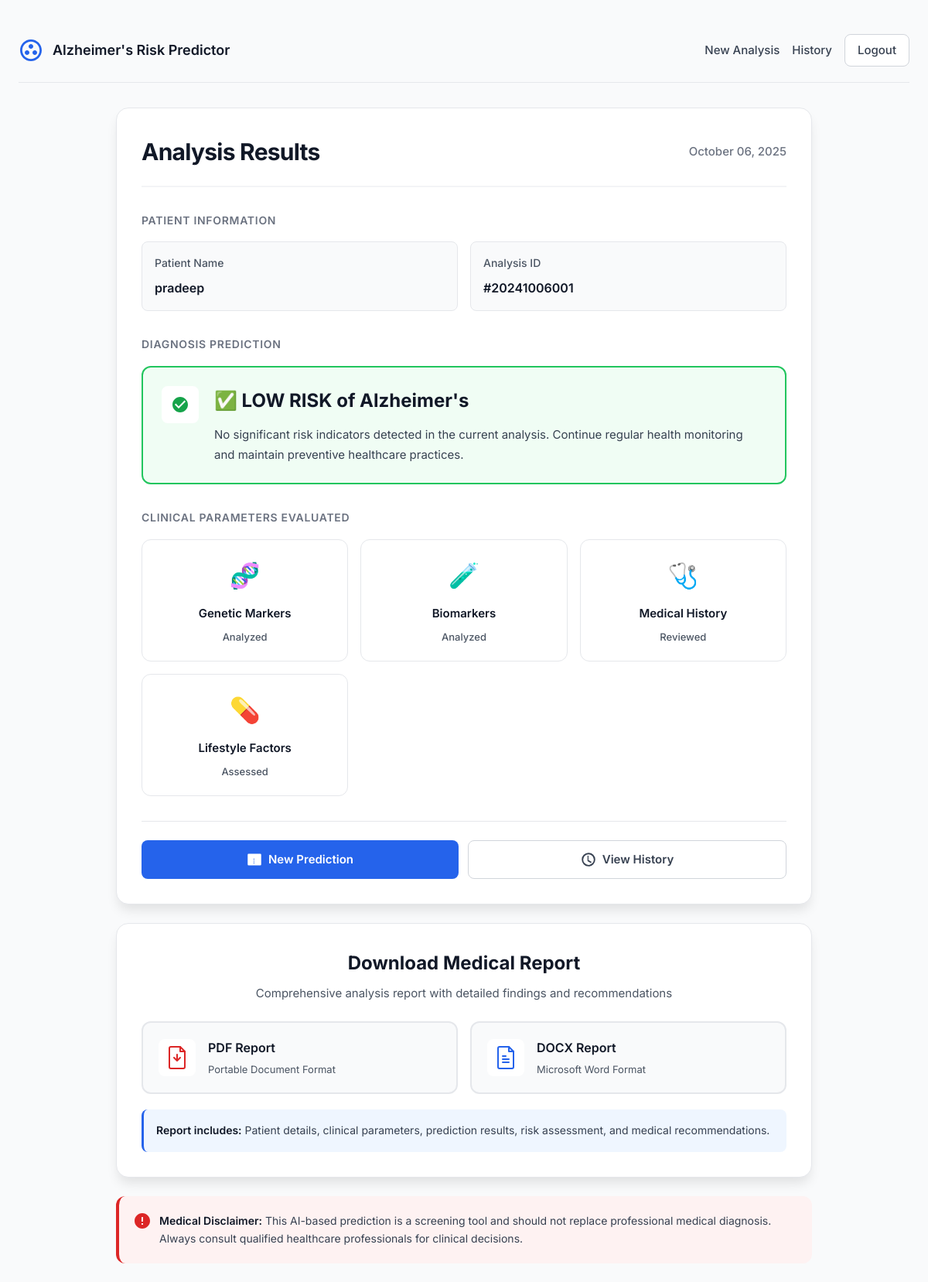
The page /results (signed in) on the database its author committed.
### tables this page shows
CREATE TABLE predictions (
                id INTEGER PRIMARY KEY AUTOINCREMENT,
                user_id INTEGER,
                patient_name TEXT,
                prediction_result TEXT,
                input_data TEXT,
                prediction_date TIMESTAMP DEFAULT CURRENT_TIMESTAMP, prediction_type TEXT,
                FOREIGN KEY (user_id) REFERENCES users (id)
            );

### app.py (the view)
@app.route('/results')
def results():
    lang = session.get('language', 'en')
    if 'user' not in session:
        return redirect(url_for('login'))
    with sqlite3.connect('users.db') as conn:
        cur = conn.cursor()
        cur.execute("""
            SELECT patient_name, prediction_result, prediction_date
            FROM predictions p
            JOIN users u ON p.user_id = u.id
            WHERE u.username = ?
            ORDER BY p.prediction_date DESC
            LIMIT 1
        """, (session['user'],))
        latest_prediction = cur.fetchone()
    if latest_prediction:
        patient_name, result, prediction_date = latest_prediction
        current_date = datetime.strptime(prediction_date, '%Y-%m-%d %H:%M:%S').strftime('%B %d, %Y')
    else:
        patient_name = session.get('user', 'Unknown Patient')
        result = get_translation('no_data', lang)
        current_date = datetime.now().strftime('%B %d, %Y')
    return render_template('results.html',
                         result=result,
                         patient_name=patient_name,
                         current_date=current_date)

### app.py (called while the page is built)
@app.context_processor
def inject_translations():
    lang = session.get('language', 'en')
    return dict(t=lambda key: get_translation(key, lang), current_lang=lang)

### templates/results.html (shortened to what this page needs)
<!DOCTYPE html>
<html lang="en">
<head>
  <link rel="stylesheet" href="{{ url_for('static', filename='results.css') }}">
</head>
<body>
  <div class="container">
    <header class="header">
      <div class="logo">
        <span>Alzheimer's Risk Predictor</span>
      </div>
      <div class="header-actions">
        <a href="/predictor" class="btn-text">New Analysis</a>
        <a href="/history" class="btn-text">History</a>
        <a href="/" class="btn-logout">Logout</a>
      </div>
    </header>
    <main class="main-content">
      <div class="result-card">
        <div class="card-header">
          <h1>Analysis Results</h1>
          <span class="date">{{ current_date }}</span>
        </div>
        <div class="patient-section">
          <div class="section-title">Patient Information</div>
          <div class="info-grid">
            <div class="info-item">
              <span class="info-label">Patient Name</span>
              <span class="info-value">{{ patient_name }}</span>
            </div>
            <div class="info-item">
              <span class="info-label">Analysis ID</span>
              <span class="info-value">#{{ analysis_id or '20241006001' }}</span>
            </div>
          </div>
        </div>
        <div class="prediction-section">
          <div class="section-title">Diagnosis Prediction</div>
          <div class="prediction-box {% if 'Positive' in result %}risk-high{% else %}risk-low{% endif %}">
            <div class="prediction-icon">
              {% if 'Positive' in result %}
              <svg width="24" height="24" viewBox="0 0 24 24" fill="none" xmlns="http://www.w3.org/2000/svg">
                <path d="M12 2C6.48 2 2 6.48 2 12s4.48 10 10 10 10-4.48 10-10S17.52 2 12 2zm1 15h-2v-2h2v2zm0-4h-2V7h2v6z" fill="currentColor"/>
              </svg>
              {% else %}
              <svg width="24" height="24" viewBox="0 0 24 24" fill="none" xmlns="http://www.w3.org/2000/svg">
                <path d="M12 2C6.48 2 2 6.48 2 12s4.48 10 10 10 10-4.48 10-10S17.52 2 12 2zm-2 15l-5-5 1.41-1.41L10 14.17l7.59-7.59L19 8l-9 9z" fill="currentColor"/>
              </svg>
              {% endif %}
            </div>
            <div class="prediction-content">
              <h2>{{ result }}</h2>
              <p class="prediction-desc">
                {% if 'Positive' in result %}
                The analysis indicates potential risk factors for Alzheimer's disease based on the provided medical data.
                Immediate consultation with a neurologist is recommended for comprehensive clinical evaluation.
                {% else %}
                No significant risk indicators detected in the current analysis.
                Continue regular health monitoring and maintain preventive healthcare practices.
                {% endif %}
              </p>
            </div>
          </div>
        </div>
        <div class="summary-section">
          <div class="section-title">Clinical Parameters Evaluated</div>
          <div class="parameters-grid">
            <div class="parameter-card">
              <div class="param-icon">🧬</div>
              <div class="param-name">Genetic Markers</div>
              <div class="param-status">Analyzed</div>
            </div>
            <div class="parameter-card">
              <div class="param-icon">🧪</div>
              <div class="param-name">Biomarkers</div>
              <div class="param-status">Analyzed</div>
            </div>
            <div class="parameter-card">
              <div class="param-icon">🩺</div>
              <div class="param-name">Medical History</div>
              <div class="param-status">Reviewed</div>
            </div>
            <div class="parameter-card">
              <div class="param-icon">💊</div>
              <div class="param-name">Lifestyle Factors</div>
              <div class="param-status">Assessed</div>
            </div>
          </div>
        </div>
        <div class="actions-section">
          <a href="/predictor" class="btn btn-primary">
            New Prediction
          </a>
          <a href="/history" class="btn btn-secondary">
            View History
          </a>
        </div>
      </div>
      <div class="download-card">
        <div class="download-header">
          <h3>Download Medical Report</h3>
          <p>Comprehensive analysis report with detailed findings and recommendations</p>
        </div>
        <div class="download-options">
          <a href="/download_report/pdf" class="download-option">
            <div class="download-icon pdf">
            </div>
            <div class="download-info">
              <strong>PDF Report</strong>
              <span>Portable Document Format</span>
            </div>
          </a>
          <a href="/download_report/docx" class="download-option">
            <div class="download-icon docx">
            </div>
            <div class="download-info">
              <strong>DOCX Report</strong>
              <span>Microsoft Word Format</span>
            </div>
          </a>
        </div>
        <div class="report-includes">
          <strong>Report includes:</strong> Patient details, clinical parameters, prediction results, risk assessment, and medical recommendations.
        </div>
      </div>
      <div class="disclaimer">
        <svg width="20" height="20" viewBox="0 0 20 20" fill="none" xmlns="http://www.w3.org/2000/svg">
          <path d="M10 0C4.48 0 0 4.48 0 10s4.48 10 10 10 10-4.48 10-10S15.52 0 10 0zm1 15H9v-2h2v2zm0-4H9V5h2v6z" fill="#DC2626"/>
        </svg>
        <p><strong>Medical Disclaimer:</strong> This AI-based prediction is a screening tool and should not replace professional medical diagnosis. Always consult qualified healthcare professionals for clinical decisions.</p>
      </div>
    </main>
  </div>
</body>
</html>

### rows shown on the page
predictions: patient_name "pradeep", prediction_result "✅ LOW RISK of Alzheimer's"

### other values the page prints
{{ current_date }} "October 06, 2025"
{{ analysis_id or '20241006001' }} "20241006001"
